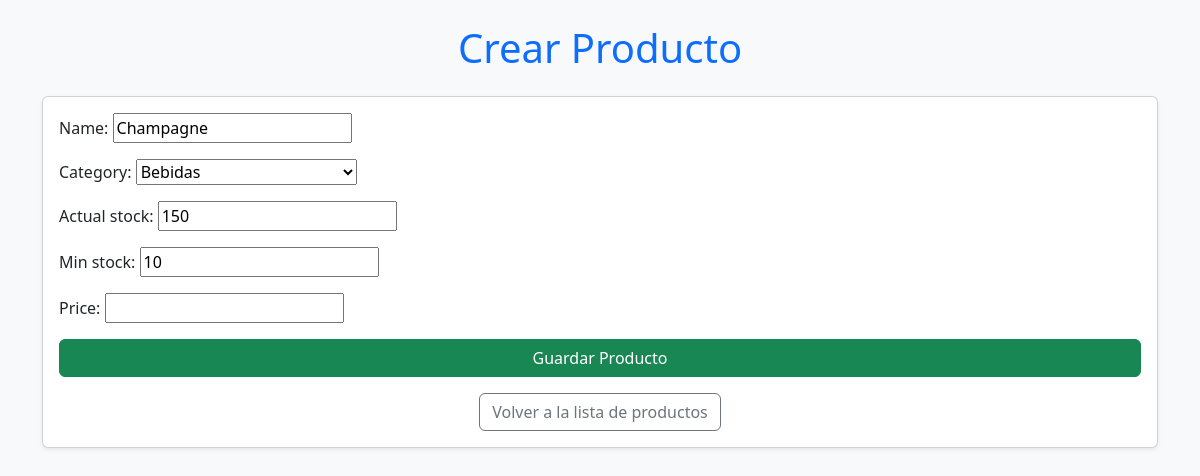
Page /editar/5/ on the committed database.
### pyGeneric/models.py (models this page shows, shortened)
class Producto(models.Model):
    name = models.CharField(max_length=100)
    actual_stock = models.PositiveIntegerField(default=0)
    min_stock = models.PositiveIntegerField(default=0)
    price = models.DecimalField(max_digits=10, decimal_places=2, null=True, blank=True)
    update_date = models.DateTimeField(auto_now=True)
    category = models.ForeignKey(Categoria, on_delete=models.CASCADE, related_name='productos')

class Categoria(models.Model):
    name = models.CharField(max_length=100)
    def __str__(self):
        return self.name

### pyGeneric/views.py (the view)
# urls.py: path('editar/<int:pk>/', ProductoUpdateView.as_view(), name='producto_editar'),
class ProductoUpdateView(UpdateView):
    model = Producto
    form_class = ProductoForm
    success_url = reverse_lazy('productos_lista')

### pyGeneric/forms.py
class ProductoForm(forms.ModelForm):
    class Meta:
        model = Producto
        fields = ['name', 'category', 'actual_stock', 'min_stock', 'price']

### pyGeneric/templates/pyGeneric/producto_form.html (shortened to what this page needs)
<!DOCTYPE html>
<html lang="en">
<head>
    <link href="https://cdn.jsdelivr.net/npm/bootstrap@5.3.1/dist/css/bootstrap.min.css" rel="stylesheet">
</head>
<body class="bg-light">
    <div class="container py-4">
        <h1 class="text-center text-primary mb-4">Crear Producto</h1>
        <div class="card shadow-sm">
            <div class="card-body">
                <form method="post" class="needs-validation" novalidate>
                    {{ form.as_p }}
                    <div class="d-grid gap-2">
                        <button type="submit" class="btn btn-success">Guardar Producto</button>
                    </div>
                </form>
                <div class="mt-3 text-center">
                    <a href="{% url 'productos_lista' %}" class="btn btn-outline-secondary">Volver a la lista de productos</a>
                </div>
            </div>
        </div>
    </div>
</body>
</html>

### rows in the picture
Producto: name "Champagne", category "Bebidas", actual_stock "150", min_stock "10"
